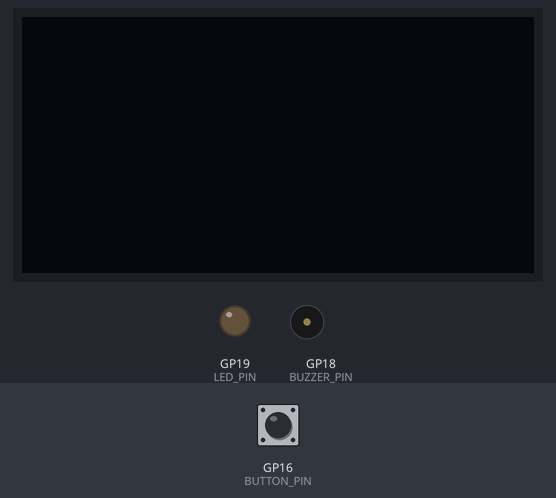
Bench run of a sketch on a simulated Raspberry Pi Pico W. Shown: 128×64 one-colour display, output pins drawn as LEDs (lit = HIGH), buzzer (waves = sounding). The inputs (shaded band) are chosen by the test bench; at power-on: GP16 (BUTTON_PIN) LOW. What the sketch prints to the serial monitor is not drawn.

Above: at 1.2 s.
1.3 s: GP16 (BUTTON_PIN) pulled HIGH for 0.15 s
At 2.7 s:
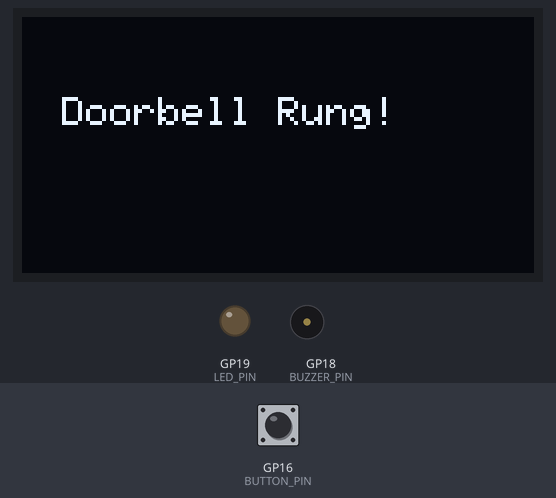
6.7 s: GP16 (BUTTON_PIN) pulled HIGH for 1 s
At 6.85 s:
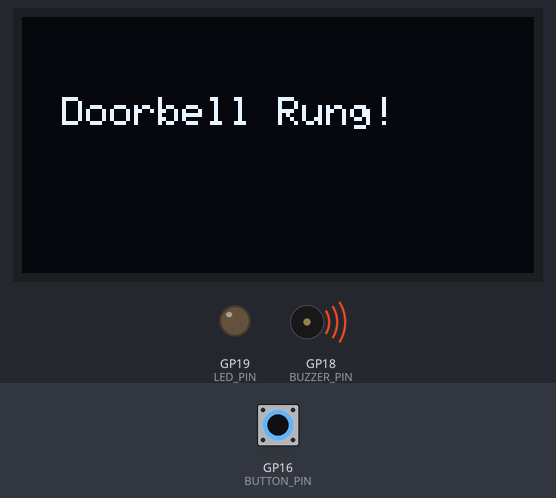
Timing chart, 0 to 9.7 s (numbered marks = the images above; inputs shaded):
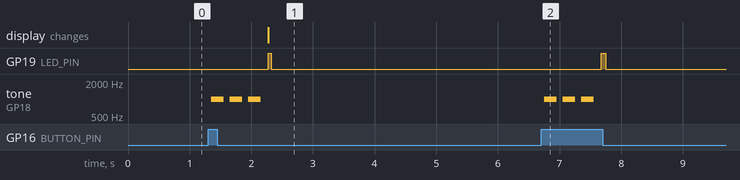

The sketch:

sketch.ino
```cpp
#include <Wire.h>
#include <Adafruit_GFX.h>
#include <Adafruit_SSD1306.h>

#define BUTTON_PIN 16
#define BUZZER_PIN 18
#define LED_PIN 19

#define SCREEN_WIDTH 128
#define SCREEN_HEIGHT 64
#define OLED_RESET -1

Adafruit_SSD1306 display(SCREEN_WIDTH, SCREEN_HEIGHT, &Wire, OLED_RESET);

unsigned long lastDebounceTime = 0;
unsigned long debounceDelay = 50;
bool lastButtonState = LOW;
bool buttonPressed = false;

void setup() {
  Serial.begin(115200);

  pinMode(BUTTON_PIN, INPUT_PULLDOWN);
  pinMode(BUZZER_PIN, OUTPUT);
  pinMode(LED_PIN, OUTPUT);

  if (!display.begin(SSD1306_SWITCHCAPVCC, 0x3C)) {
    Serial.println(F("SSD1306 allocation failed"));
    for (;;);
  }

  display.clearDisplay();
  display.display();
}

void loop() {
  bool reading = digitalRead(BUTTON_PIN);

  if (reading != lastButtonState) {
    lastDebounceTime = millis();
  }

  if ((millis() - lastDebounceTime) > debounceDelay) {
    if (reading == HIGH && !buttonPressed) {
      buttonPressed = true;
      Serial.println("Button pressed!");
      ringBell();
      displayMessage("Doorbell Rung!");
      digitalWrite(LED_PIN, HIGH);
    } else if (reading == LOW) {
      buttonPressed = false;
      digitalWrite(LED_PIN, LOW);
    }
  }

  lastButtonState = reading;
}

void ringBell() {
  for (int i = 0; i < 3; i++) {
    tone(BUZZER_PIN, 1000, 200);
    delay(200);
    noTone(BUZZER_PIN);
    delay(100);
  }
}

void displayMessage(const char* msg) {
  display.clearDisplay();
  display.setTextSize(1);
  display.setTextColor(SSD1306_WHITE);
  display.setCursor(10, 20);
  display.println(msg);
  display.display();
}
```

Measured:
- after the input at 1.3 s, GP19 (LED_PIN): LOW → HIGH after 0.98 s, → LOW 0.05 s later; tone on GP18 (BUZZER_PIN): alternates 1000 Hz for 0.20 s and silent for 0.10 s, 6 changes in all, then stays silent, starting after 0.05 s; the display: changes after 0.98 s (image 1)
- after the input at 6.7 s, GP19 (LED_PIN): LOW → HIGH after 0.98 s, → LOW 0.07 s later; tone on GP18 (BUZZER_PIN): alternates 1000 Hz for 0.20 s and silent for 0.10 s, 6 changes in all, then stays silent, starting after 0.05 s
